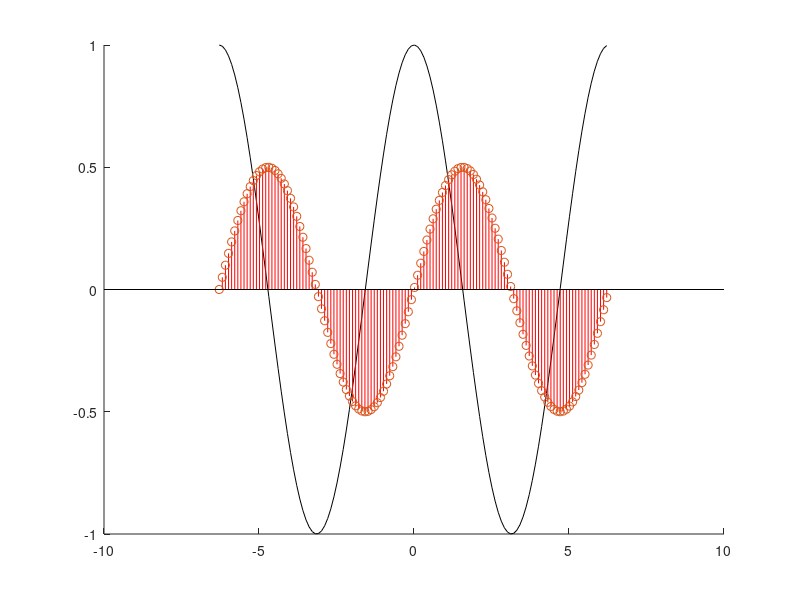

The MATLAB script that drew this image:
clear all;
hold on;

x = (-2*pi):0.1:2*pi
y = cos(x)
plot(x,y, 'Color', [0 0 0])

%x1 = (-2*pi):0.1:(2*pi)
y1 = (sin(x))/2
stem(x, y1, 'Color', [1 0 0])